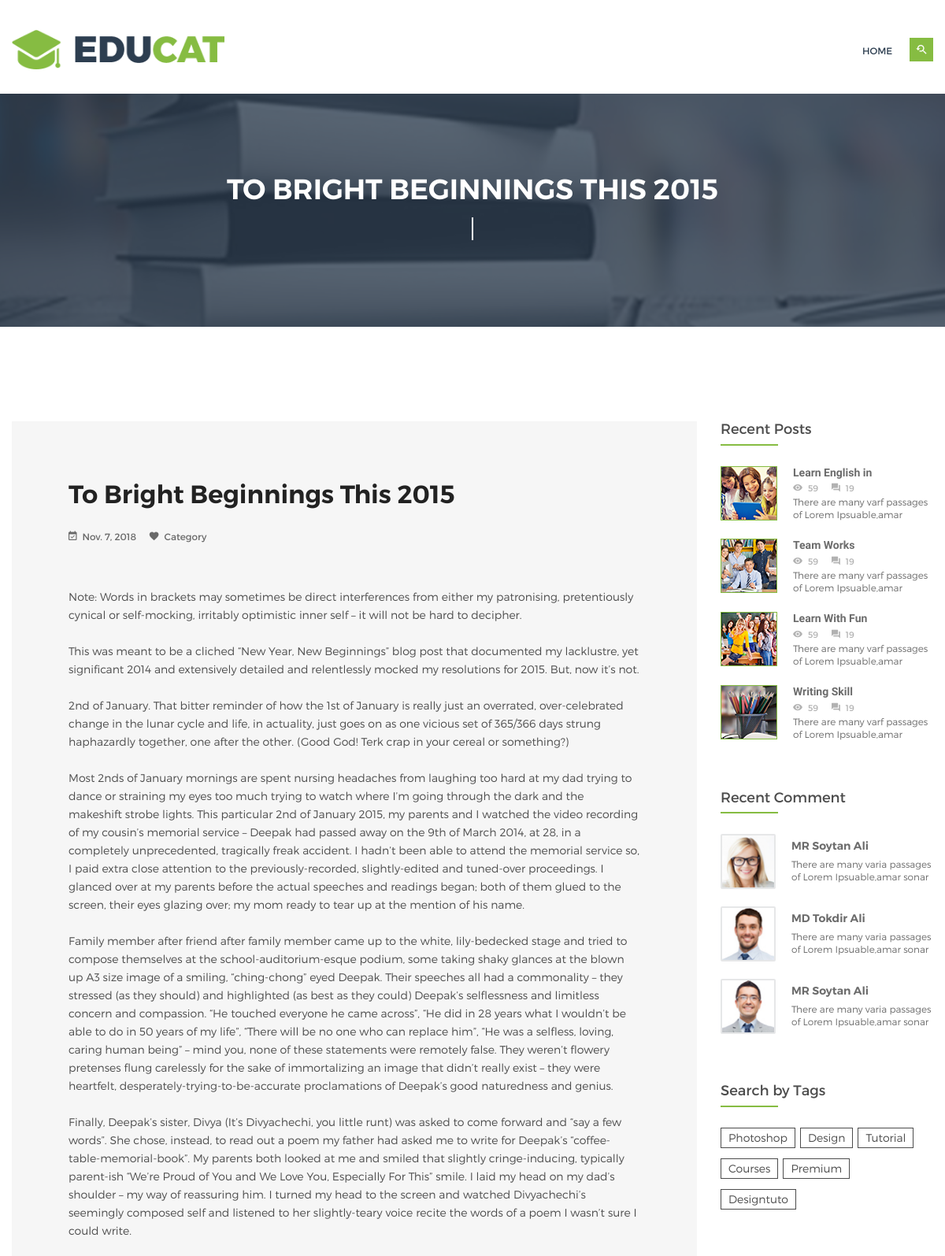
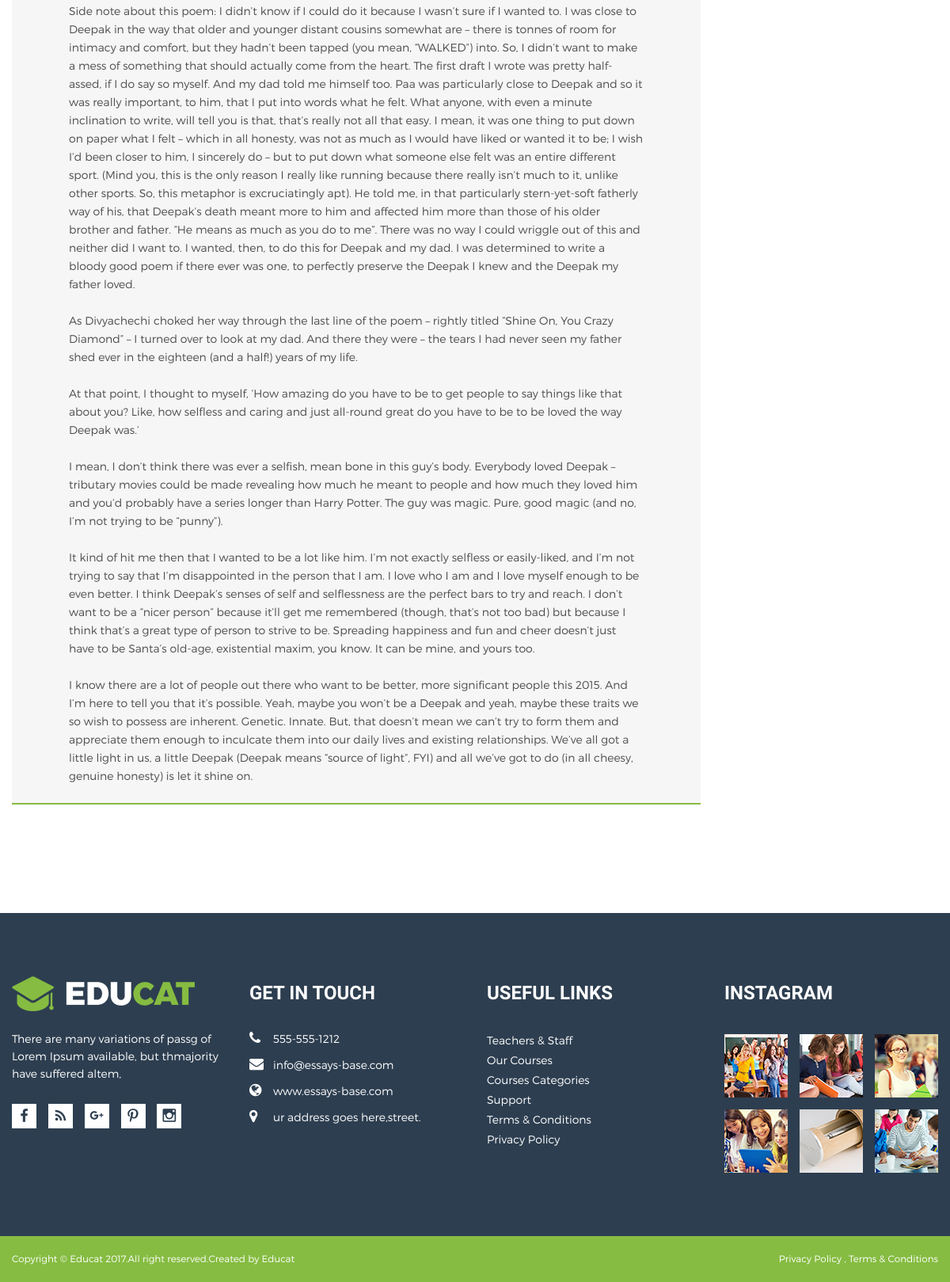
Screenshot of /essay/471/ with the database file from the repository (2 pictures, top to bottom).
### catalog/models.py (models this page shows, shortened)
class Essay(models.Model):
    class Meta:
        verbose_name = 'Essay'
        verbose_name_plural = 'Essays'
    name = models.CharField(max_length=255)
    slug = models.CharField(max_length=255, unique=True)
    author = models.CharField(max_length=255, blank=True, default='')
    description = models.TextField()
    published = models.DateField()
    img = models.ImageField(blank=True, default='', upload_to=settings.IMG_UPLOAD_TO)
    img_source = models.URLField(max_length=255, blank=True, default='')
    essay_source = models.URLField(max_length=255, blank=True, default='')
    parsing_date = models.DateTimeField(auto_now=True)
    cat = models.ManyToManyField(Category)
    tag = models.ManyToManyField(Tag)

### catalog/views.py (the view)
# urls.py: path('essay/<int:id>/', views.essay_view, name='essay'),
def essay_view(request, **kwargs):
    essay_id = kwargs.get('id')
    essay = Essay.objects.filter(id=essay_id).values()[0]
    essay['description'] = format_html(essay['description'])
    context = {'essay': essay}
    return render(request, 'essay.html', context)

### templates/essay.html
{% extends 'base.html' %}
{% load static %}
{% block main %}
<div class="breadcrumb-banner-area">
    <div class="container">
        <div class="row">
            <div class="col-md-12">
                <div class="breadcrumb-text">
                    <h1 class="text-center">{{ essay.name }}</h1>
                </div>
            </div>
        </div>
    </div>
</div>
<div class="news-details-area section-padding">
    <div class="container">
        <div class="row">
            <div class="col-lg-9 col-md-12 col-12">
                <div class="news-details-content">
                   <div class="single-latest-item">
                        <div class="single-latest-text">
                            <h2>{{ essay.name }}</h2>
                            <br>
                            <div class="single-item-comment-view">
                               <span><i class="zmdi zmdi-calendar-check"></i>{{ essay.published }}</span>
                               <span><i class="zmdi zmdi-favorite"></i>Category {{ cat }}</span>
                            </div>
                            <br>
                            {{ essay.description }}
                        </div>
                    </div>
                </div>
            </div>
            <div class="col-lg-3 col-md-12 col-12">
                <div class="sidebar-widget">
                    <div class="single-sidebar-widget">
                        <h4 class="title">Recent Posts</h4>
                        <div class="recent-content">
                            <div class="recent-content-item">
                                <a href="#!">
                                    <img src="{% static "img/event/7.jpg" %}" alt="">
                                </a>
                                <div class="recent-text">
                                    <h4><a href="#!">Learn English in</a></h4>
                                    <div class="single-item-comment-view">
                                        <span><i class="zmdi zmdi-eye"></i>59</span>
                                        <span><i class="zmdi zmdi-comments"></i>19</span>
                                    </div>
                                    <p>There are many varf passages of Lorem Ipsuable,amar</p>
                                </div>
                            </div>
                            <div class="recent-content-item">
                                <a href="#!"><img src="{% static "img/event/8.jpg" %}" alt=""></a>
                                <div class="recent-text">
                                    <h4><a href="#!">Team Works</a></h4>
                                    <div class="single-item-comment-view">
                                        <span><i class="zmdi zmdi-eye"></i>59</span>
                                        <span><i class="zmdi zmdi-comments"></i>19</span>
                                    </div>
                                    <p>There are many varf passages of Lorem Ipsuable,amar</p>
                                </div>
                            </div>
                            <div class="recent-content-item">
                                <a href="#!"><img src="{% static "img/event/9.jpg" %}" alt=""></a>
                                <div class="recent-text">
                                    <h4><a href="#!">Learn With Fun</a></h4>
                                    <div class="single-item-comment-view">
                                        <span><i class="zmdi zmdi-eye"></i>59</span>
                                        <span><i class="zmdi zmdi-comments"></i>19</span>
                                    </div>
                                    <p>There are many varf passages of Lorem Ipsuable,amar</p>
                                </div>
                            </div>
                            <div class="recent-content-item">
                                <a href="#!"><img src="{% static "img/event/10.jpg" %}" alt=""></a>
                                <div class="recent-text">
                                    <h4><a href="#!">Writing Skill</a></h4>
                                    <div class="single-item-comment-view">
                                        <span><i class="zmdi zmdi-eye"></i>59</span>
                                        <span><i class="zmdi zmdi-comments"></i>19</span>
                                    </div>
                                    <p>There are many varf passages of Lorem Ipsuable,amar</p>
                                </div>
                            </div>
                        </div>
                    </div>
                    <div class="single-sidebar-widget comment">
                        <h4 class="title">Recent Comment</h4>
                        <div class="recent-content">
                            <div class="recent-content-item">
                                <a href="#!"><img src="{%  static "img/comment/3.jpg" %}" alt=""></a>
                                <div class="recent-text">
                                    <h4><a href="#!">MR Soytan Ali</a></h4>
                                    <p>There are many varia passages of Lorem Ipsuable,amar sonar</p>
                                </div>
                            </div>
                            <div class="recent-content-item">
                                <a href="#!"><img src="{%  static "img/comment/2.jpg" %}" alt=""></a>
                                <div class="recent-text">
                                    <h4><a href="#!">MD Tokdir  Ali</a></h4>
                                    <p>There are many varia passages of Lorem Ipsuable,amar sonar</p>
                                </div>
                            </div>
                            <div class="recent-content-item">
                                <a href="#!"><img src="{%  static "img/comment/1.jpg" %}" alt=""></a>
                                <div class="recent-text">
                                    <h4><a href="#!">MR Soytan Ali</a></h4>
                                    <p>There are many varia passages of Lorem Ipsuable,amar sonar</p>
                                </div>
                            </div>
                        </div>
                    </div>
                    <div class="single-sidebar-widget">
                        <h4 class="title">Search by Tags</h4>
                        <ul class="tags">
                            <li><a href="#!">Photoshop</a></li>
                            <li><a href="#!">Design</a></li>
                            <li><a href="#!">Tutorial</a></li>
                            <li><a href="#!">Courses</a></li>
                            <li><a href="#!">Premium</a></li>
                            <li><a href="#!">Designtuto</a></li>
                        </ul>
                    </div>
                </div>
            </div>
        </div>
    </div>
</div>
{%  endblock main %}

### templates/base.html (shortened to what this page needs)
{% load static %}
<!doctype html>
<html class="no-js" lang="en">
    <head>
        <link rel="stylesheet" href="{% static "css/color-switcher.css" %}">
        <link rel="stylesheet" href="{% static "css/font-awesome.min.css" %}">
        <link rel="stylesheet" href="{% static "css/material-design-iconic-font.min.css" %}">
        <link rel="stylesheet" href="{% static "css/bootstrap.min.css" %}">
        <link rel="stylesheet" href="{% static "css/plugins.css" %}">
        <link rel="stylesheet" href="{% static "css/style.css" %}">
        <link rel="stylesheet" href="{% static "css/color.css" %}">
        <link rel="stylesheet" href="{% static "css/responsive.css" %}">
        <link rel="alternate stylesheet" type="text/css" href="{% static "switcher/color-one.css" %}" title="color-one" media="screen">
    </head>
    <body>
        <div class="as-mainwrapper">
            <div class="bg-white">
                <header>
                    <div class="header-logo-menu sticker">
                        <div class="container">
                            <div class="row">
                                <div class="col-lg-3 col-12">
                                    <div class="logo">
                                        <a href="{% url "home" %}"><img src="{% static "img/logo/logo.png" %}" alt="Essays Base"></a>
                                    </div>
                                </div>
                                <div class="col-lg-9 col-12">
                                    <div class="mainmenu-area pull-right">
                                        <div class="mainmenu d-none d-lg-block">
                                            <nav>
                                                <ul id="nav">
                                                    <li class="current"><a href="{% url "home" %}">Home</a></li>
                                                </ul>
                                            </nav>
                                        </div>
                                        <ul class="header-search">
                                            <li class="search-menu">
                                                <i id="toggle-search" class="zmdi zmdi-search-for"></i>
                                            </li>
                                        </ul>
                                    </div>
                                </div>
                            </div>
                        </div>
                    </div>
                </header>
                {% block main %}{% endblock main %}
                <div class="footer-widget-area">
                    <div class="container">
                        <div class="row">
                            <div class="col-lg-3 col-md-6 col-12">
                                <div class="single-footer-widget">
                                    <div class="footer-logo">
                                        <a href="{% url "home" %}"><img src="{% static "img/logo/footer.png" %}" alt=""></a>
                                    </div>
                                    <p>There are many variations of passg of Lorem Ipsum available, but thmajority have suffered altem, </p>
                                    <div class="social-icons">
                                        <a href="home.html#"><i class="zmdi zmdi-facebook"></i></a>
                                        <a href="home.html#"><i class="zmdi zmdi-rss"></i></a>
                                        <a href="home.html#"><i class="zmdi zmdi-google-plus"></i></a>
                                        <a href="home.html#"><i class="zmdi zmdi-pinterest"></i></a>
                                        <a href="home.html#"><i class="zmdi zmdi-instagram"></i></a>
                                    </div>
                                </div>
                            </div>
                            <div class="col-lg-3 col-md-6 col-12">
                                <div class="single-footer-widget">
                                    <h3>GET IN TOUCH</h3>
                                    <a href="tel:555-555-1212"><i class="fa fa-phone"></i>555-555-1212</a>
                                    <span><i class="fa fa-envelope"></i>info@essays-base.com</span>
                                    <span><i class="fa fa-globe"></i>www.essays-base.com</span>
                                    <span><i class="fa fa-map-marker"></i>ur address goes here,street.</span>
                                </div>
                            </div>
                            <div class="col-lg-3 col-md-6 col-12">
                                <div class="single-footer-widget">
                                    <h3>Useful Links</h3>
                                    <ul class="footer-list">
                                        <li><a href="home.html#">Teachers &amp; Staff</a></li>
                                        <li><a href="home.html#">Our Courses</a></li>
                                        <li><a href="home.html#">Courses Categories</a></li>
                                        <li><a href="home.html#">Support</a></li>
                                        <li><a href="home.html#">Terms &amp; Conditions</a></li>
                                        <li><a href="home.html#">Privacy Policy</a></li>
                                    </ul>
                                </div>
                            </div>
                            <div class="col-lg-3 col-md-6 col-12">
                                <div class="single-footer-widget">
                                    <h3>Instagram</h3>
                                    <div class="instagram-image">
                                        <div class="footer-img">
                                            <a href="home.html#"><img src="{% static "img/footer/1.jpg" %}" alt=""></a>
                                        </div>
                                        <div class="footer-img">
                                            <a href="home.html#"><img src="{% static "img/footer/2.jpg" %}" alt=""></a>
                                        </div>
                                        <div class="footer-img">
                                            <a href="home.html#"><img src="{% static "img/footer/3.jpg" %}" alt=""></a>
                                        </div>
                                        <div class="footer-img">
                                            <a href="home.html#"><img src="{% static "img/footer/4.jpg" %}" alt=""></a>
                                        </div>
                                        <div class="footer-img">
                                            <a href="home.html#"><img src="{% static "img/footer/5.jpg" %}" alt=""></a>
                                        </div>
                                        <div class="footer-img">
                                            <a href="home.html#"><img src="{% static "img/footer/6.jpg" %}" alt=""></a>
                                        </div>
                                    </div>
                                </div>
                            </div>
                        </div>
                    </div>
                </div>
                <footer class="footer-area">
                    <div class="container">
                        <div class="row">
                            <div class="col-lg-6 col-md-7 col-12">
                                <span>Copyright &copy; Educat 2017.All right reserved.Created by <a href="home.html#">Educat</a></span>
                            </div>
                            <div class="col-lg-6 col-md-5 col-12">
                                <div class="column-right">
                                    <span>Privacy Policy , Terms &amp; Conditions</span>
                                </div>
                            </div>
                        </div>
                    </div>
                </footer>
            </div>
        </div>
    </body>
</html>

### rows the page displays
Essay: name "TO BRIGHT BEGINNINGS THIS 2015", name "To Bright Beginnings This 2015", published "Nov. 7, 2018", description "Note: Words in brackets may sometimes be direct interferences from either my patronising, pretentiously cynical or self-mocking, irritably optimistic inner self – it will not be hard to decipher. This was meant to be a cliched “New Year, New Beginnings” blog post that documented my lacklustre, yet significant 2014 and extensively detailed and relentlessly mocked my resolutions for 2015. But, now it’s not. 2nd of January. That bitter reminder of how the 1st of January is really just an overrated, over-celebrated change in the lunar cycle and life, in actuality, just goes on as one vicious set of 365/366 days strung haphazardly together, one after the other. (Good God! Terk crap in your…"
